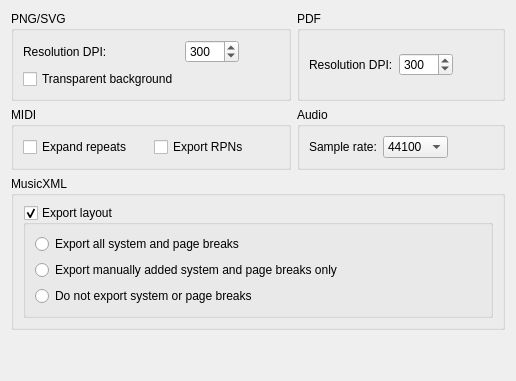
     <widget class="QWidget" name="tabExport">
      <property name="accessibleName">
       <string>Export Tab</string>
      </property>
      <attribute name="title">
       <string>Export</string>
      </attribute>
      <layout class="QGridLayout" name="gridLayout_3">
       <item row="4" column="0">
        <spacer>
         <property name="orientation">
          <enum>Qt::Vertical</enum>
         </property>
         <property name="sizeHint" stdset="0">
          <size>
           <width>20</width>
           <height>40</height>
          </size>
         </property>
        </spacer>
       </item>
       <item row="0" column="0">
        <widget class="QGroupBox" name="groupBox_9">
         <property name="title">
          <string>PNG/SVG</string>
         </property>
         <property name="flat">
          <bool>false</bool>
         </property>
         <layout class="QGridLayout" name="gridLayout_8">
          <item row="0" column="0">
           <widget class="QLabel" name="label_4">
            <property name="text">
             <string>Resolution DPI:</string>
            </property>
           </widget>
          </item>
          <item row="1" column="0">
           <widget class="QCheckBox" name="pngTransparent">
            <property name="accessibleName">
             <string>Transparent background</string>
            </property>
            <property name="text">
             <string>Transparent background</string>
            </property>
           </widget>
          </item>
          <item row="0" column="2">
           <spacer name="horizontalSpacer_14">
            <property name="orientation">
             <enum>Qt::Horizontal</enum>
            </property>
            <property name="sizeHint" stdset="0">
             <size>
              <width>40</width>
              <height>20</height>
             </size>
            </property>
           </spacer>
          </item>
          <item row="0" column="1">
           <widget class="QSpinBox" name="pngResolution">
            <property name="accessibleName">
             <string>Resolution DPI</string>
            </property>
            <property name="accessibleDescription">
             <string>Choose resolution DPI</string>
            </property>
            <property name="minimum">
             <number>32</number>
            </property>
            <property name="maximum">
             <number>5000</number>
            </property>
            <property name="value">
             <number>300</number>
            </property>
           </widget>
          </item>
         </layout>
        </widget>
       </item>
       <item row="1" column="0">
        <widget class="QGroupBox" name="groupBox_8">
         <property name="sizePolicy">
          <sizepolicy hsizetype="Preferred" vsizetype="Preferred">
           <horstretch>0</horstretch>
           <verstretch>0</verstretch>
          </sizepolicy>
         </property>
         <property name="accessibleName">
          <string>MIDI</string>
         </property>
         <property name="title">
          <string>MIDI</string>
         </property>
         <property name="flat">
          <bool>false</bool>
         </property>
         <layout class="QHBoxLayout" name="horizontalLayout">
          <item>
           <widget class="QCheckBox" name="expandRepeats">
            <property name="accessibleName">
             <string>Expand repeats</string>
            </property>
            <property name="text">
             <string>Expand repeats</string>
            </property>
           </widget>
          </item>
          <item>
           <widget class="QCheckBox" name="exportRPNs">
            <property name="text">
             <string>Export RPNs</string>
            </property>
           </widget>
          </item>
         </layout>
        </widget>
       </item>
       <item row="1" column="1">
        <widget class="QGroupBox" name="groupBox_16">
         <property name="accessibleName">
          <string>Audio</string>
         </property>
         <property name="title">
          <string>Audio</string>
         </property>
         <layout class="QHBoxLayout" name="horizontalLayout_12">
          <item>
           <widget class="QLabel" name="label_18">
            <property name="text">
             <string>Sample rate:</string>
            </property>
           </widget>
          </item>
          <item>
           <widget class="QComboBox" name="exportAudioSampleRate">
            <property name="accessibleName">
             <string>Sample rate</string>
            </property>
            <property name="accessibleDescription">
             <string>Choose sample rate</string>
            </property>
            <item>
             <property name="text">
              <string>44100</string>
             </property>
            </item>
            <item>
             <property name="text">
              <string>48000</string>
             </property>
            </item>
           </widget>
          </item>
          <item>
           <spacer name="horizontalSpacer">
            <property name="orientation">
             <enum>Qt::Horizontal</enum>
            </property>
            <property name="sizeHint" stdset="0">
             <size>
              <width>40</width>
              <height>20</height>
             </size>
            </property>
           </spacer>
          </item>
         </layout>
        </widget>
       </item>
       <item row="3" column="0" colspan="2">
        <widget class="QGroupBox" name="groupBox_22">
         <property name="sizePolicy">
          <sizepolicy hsizetype="Preferred" vsizetype="Preferred">
           <horstretch>0</horstretch>
           <verstretch>0</verstretch>
          </sizepolicy>
         </property>
         <property name="accessibleName">
          <string>MusicXML</string>
         </property>
         <property name="title">
          <string>MusicXML</string>
         </property>
         <property name="flat">
          <bool>false</bool>
         </property>
         <layout class="QVBoxLayout" name="verticalLayout_14">
          <item>
           <widget class="QGroupBox" name="exportLayout">
            <property name="accessibleName">
             <string>Export layout</string>
            </property>
            <property name="title">
             <string>Export layout</string>
            </property>
            <property name="checkable">
             <bool>true</bool>
            </property>
            <layout class="QVBoxLayout" name="verticalLayout_11">
             <item>
              <widget class="QRadioButton" name="exportAllBreaks">
               <property name="accessibleName">
                <string>Export all system and page breaks</string>
               </property>
               <property name="text">
                <string>Export all system and page breaks</string>
               </property>
              </widget>
             </item>
             <item>
              <widget class="QRadioButton" name="exportManualBreaks">
               <property name="accessibleName">
                <string>Export manually added system and page breaks only</string>
               </property>
               <property name="text">
                <string>Export manually added system and page breaks only</string>
               </property>
              </widget>
             </item>
             <item>
              <widget class="QRadioButton" name="exportNoBreaks">
               <property name="accessibleName">
                <string>Do not export system or page breaks</string>
               </property>
               <property name="text">
                <string>Do not export system or page breaks</string>
               </property>
              </widget>
             </item>
            </layout>
            <zorder>exportNoBreaks</zorder>
            <zorder>exportAllBreaks</zorder>
            <zorder>exportManualBreaks</zorder>
           </widget>
          </item>
         </layout>
        </widget>
       </item>
       <item row="0" column="1">
        <widget class="QGroupBox" name="groupBox">
         <property name="title">
          <string>PDF</string>
         </property>
         <layout class="QGridLayout" name="gridLayout_11">
          <item row="1" column="0">
           <widget class="QLabel" name="label_6">
            <property name="text">
             <string>Resolution DPI:</string>
            </property>
           </widget>
          </item>
          <item row="1" column="1">
           <widget class="QSpinBox" name="exportPdfDpi">
            <property name="accessibleName">
             <string>Resolution DPI</string>
            </property>
            <property name="accessibleDescription">
             <string>Choose resolution DPI</string>
            </property>
            <property name="minimum">
             <number>75</number>
            </property>
            <property name="maximum">
             <number>2400</number>
            </property>
            <property name="value">
             <number>300</number>
            </property>
           </widget>
          </item>
          <item row="1" column="2">
           <spacer name="horizontalSpacer_3">
            <property name="orientation">
             <enum>Qt::Horizontal</enum>
            </property>
            <property name="sizeHint" stdset="0">
             <size>
              <width>40</width>
              <height>20</height>
             </size>
            </property>
           </spacer>
          </item>
         </layout>
        </widget>
       </item>
      </layout>
     </widget>
